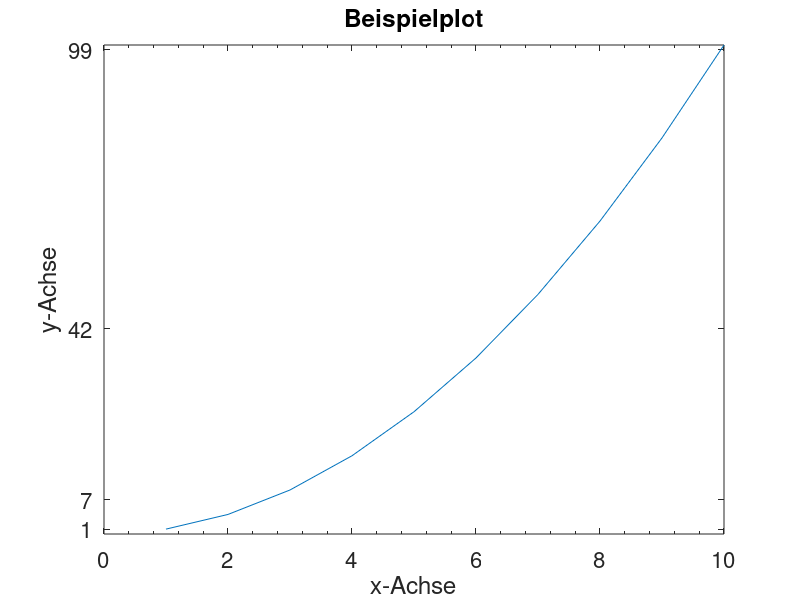

Reproduce this figure in MATLAB.
%% ACHSENEINSTELLUNGEN
clear;close all;clc

% Matlab bietet viele Möglichkeiten die Darstellung von Grafiken (figures)
% zu editieren. Hierbei wird zwischen der figure selbst und den Achsen
% unterschieden.
% Erstellen eines Standardplots
plot(1:10,(1:10).^2)

%% Eigenschaften der Achsen
% Zum Setzen (set) der Achseneigenschaften wird haufig aktuelle Achse
% benoetigt. Diese laesst sich mit gca (get current axis) ermitteln.

% Wertebereich der Achsen
xlim([0 10])        % Grenzen der x-Achse
ylim([0 100])       % Grenzen der y-Achse

% Anzeige von Zwischenschritten auf der Achse
set(gca,'XMinorTick','on')

% Angabe der Schritte 1, 7, 42, 99 auf der y-Achse:
set(gca,'YTick',[1 7 42 99]);
% Die Angabe von Bereichen mit : ist moeglich.

%% Einstellung der Achsenbeschriftung
% Im Anschluss laesst sich z.B. die Schriftgroesse (FontSize) auf 16 Pt
% veraendern.
set(gca,'FontSize',16)

% NACH dem Einstellen der Achseneigenschaften, koennen diese beschriftet
% werden.
xlabel('x-Achse')
ylabel('y-Achse')
title('Beispielplot')